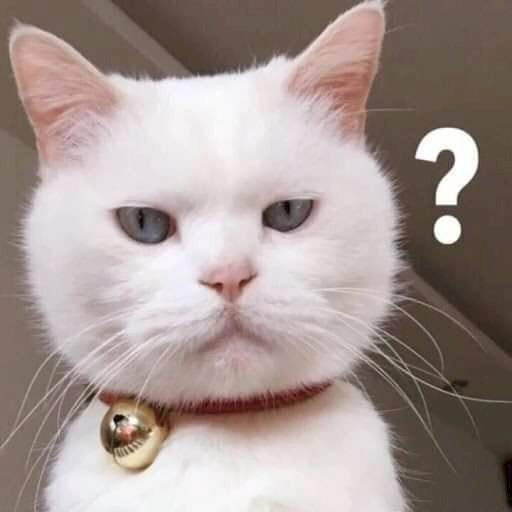
#> input picture data/input.jpg, 512 x 512 px, given in place of input.png, which was not available
$ python golden_model.py
#> lines starting #> are read from the running program, lines starting #| are printed output that depends on the picture; after the words box and inside, x2 and y2 are one past the last pixel; in counts of white or black regions, pixels touching at a corner belong together; pictures that were not available may be replaced by others from this repository, and a replacement may not be noted
### python/preprocess.py
import numpy as np

def rgb_to_grayscale_approx(img_rgb):
    img_rgb = img_rgb.astype(np.uint32)
    R = img_rgb[:, :, 0]
    G = img_rgb[:, :, 1]
    B = img_rgb[:, :, 2]
    Y = (77 * R + 150 * G + 29 * B) // 256
    return Y.astype(np.uint8)

### python/noise.py
import numpy as np

def add_salt_and_pepper_noise(img_gray, noise_prob=0.05, seed=12345):
    np.random.seed(seed)
    noisy = np.copy(img_gray)
    H, W = noisy.shape
    rand_mat = np.random.rand(H, W)
    noisy[rand_mat < (noise_prob / 2.0)] = 0
    noisy[(rand_mat >= (noise_prob / 2.0)) & (rand_mat < noise_prob)] = 255
    return noisy

### python/median.py
import numpy as np

def median_filter_3x3(img_noisy):
    H, W = img_noisy.shape
    median_out = np.zeros((H, W), dtype=np.uint8)
    for y in range(1, H - 1):
        for x in range(1, W - 1):
            window = img_noisy[y-1:y+2, x-1:x+2]
            median_val = np.median(window)
            median_out[y, x] = int(median_val)
    return median_out

### python/sobel.py
import numpy as np

def sobel_and_threshold(img_median, threshold_val=100):
    H, W = img_median.shape
    out_img = np.zeros((H, W), dtype=np.uint8)
    mag_img = np.zeros((H, W), dtype=np.uint16)
    img = img_median.astype(np.int32)
    for y in range(2, H - 2):
        for x in range(2, W - 2):
            p00 = img[y-1, x-1]; p01 = img[y-1, x]; p02 = img[y-1, x+1]
            p10 = img[y,   x-1];                    p12 = img[y,   x+1]
            p20 = img[y+1, x-1]; p21 = img[y+1, x]; p22 = img[y+1, x+1]

            gx = -p00 + p02 - 2*p10 + 2*p12 - p20 + p22
            gy = -p00 - 2*p01 - p02 + p20 + 2*p21 + p22
            magnitude = abs(gx) + abs(gy)
            mag_img[y, x] = magnitude

            if magnitude >= threshold_val:
                out_img[y, x] = 255
            else:
                out_img[y, x] = 0
    return mag_img, out_img

### python/golden_model.py

import os
import argparse
import cv2
import numpy as np

from preprocess import rgb_to_grayscale_approx
from noise import add_salt_and_pepper_noise
from median import median_filter_3x3
from sobel import sobel_and_threshold


def save_as_hex(img_array, filename, hex_width=2):
    with open(filename, 'w') as f:
        for val in img_array.flatten():
            if hex_width == 2:
                f.write(f"{int(val):02x}\n")
            else:
                f.write(f"{int(val):04x}\n")


def parse_args():
    parser = argparse.ArgumentParser(
        description="DSP Image Processing Golden Model"
    )

    parser.add_argument(
        "--width",
        type=int,
        default=512,
        help="Image width (default: 512)"
    )

    parser.add_argument(
        "--height",
        type=int,
        default=512,
        help="Image height (default: 512)"
    )

    return parser.parse_args()


def main():
    args = parse_args()

    WIDTH = args.width
    HEIGHT = args.height

    if WIDTH < 5 or HEIGHT < 5:
        raise ValueError(
            "WIDTH and HEIGHT must be >= 5 because the pipeline "
            "contains Median 3x3 followed by Sobel 3x3."
        )

    print("=== DSP Image Processing Golden Model ===")
    print(f"Target Resolution: {WIDTH}x{HEIGHT}")

    img_path = None

    if os.path.exists("input.png"):
        img_path = "input.png"
    elif os.path.exists("input.jpg"):
        img_path = "input.jpg"

    if img_path:
        print(f"Reading image from {img_path}...")

        img_bgr = cv2.imread(img_path)
#> img_bgr is the input picture: shape (512, 512, 3); mean B, G, R 146.1, 150.1, 164.8

        if img_bgr is None:
            raise RuntimeError(f"Failed to read image: {img_path}")

        img_rgb = cv2.cvtColor(img_bgr, cv2.COLOR_BGR2RGB)
        img_rgb = cv2.resize(
            img_rgb,
            (WIDTH, HEIGHT),
            interpolation=cv2.INTER_LINEAR
        )

    else:
        print("Generating synthetic RGB test image...")

        img_rgb = np.zeros(
            (HEIGHT, WIDTH, 3),
            dtype=np.uint8
        )

        for y in range(HEIGHT):
            for x in range(WIDTH):
                img_rgb[y, x, 0] = x % 256
                img_rgb[y, x, 1] = y % 256
                img_rgb[y, x, 2] = (x + y) % 256

    print("1. Running RGB to Grayscale...")
    img_gray = rgb_to_grayscale_approx(img_rgb)
#> in rgb_to_grayscale_approx, `R = img_rgb[:, :, 0]`:
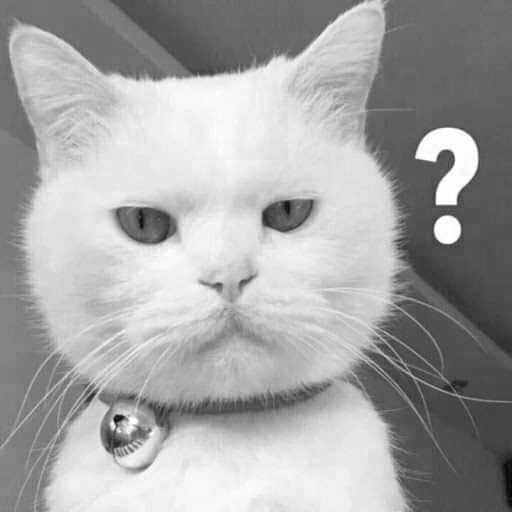
#> R: shape (512, 512) uint32; min 3, max 255, mean 164.8
#> in rgb_to_grayscale_approx, `G = img_rgb[:, :, 1]`:
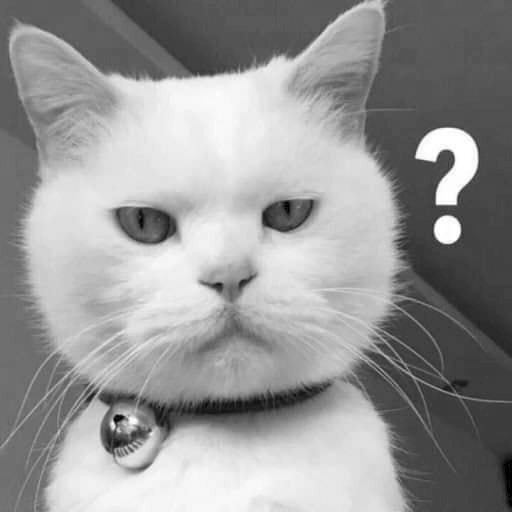
#> G: shape (512, 512) uint32; min 0, max 255, mean 150.1

    save_as_hex(img_gray, "gray.hex")
#> the loop in save_as_hex, `for val in img_array.flatten():` made 262144 passes
#> val on passes 1 to 3: 100, 100, 100
    cv2.imwrite("debug_gray.png", img_gray)

    print("2. Adding Salt-and-Pepper Noise...")
    img_noisy = add_salt_and_pepper_noise(
        img_gray,
        noise_prob=0.05,
        seed=12345
    )
#> in add_salt_and_pepper_noise, `noisy[(rand_mat >= (noise_prob / 2.0)) & (rand_mat < noise_prob)] = 255`:
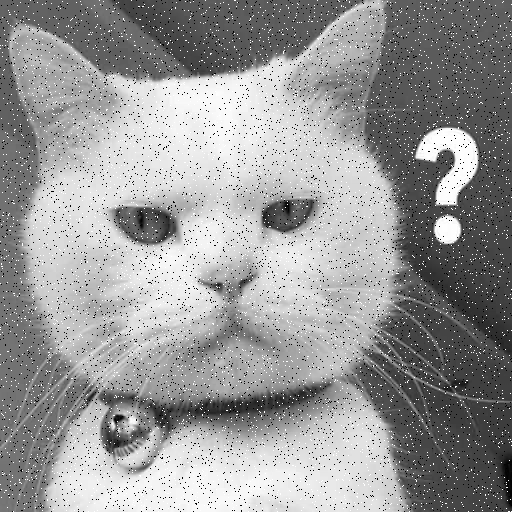
#> noisy: shape (512, 512); min 0, max 255, mean 152.1

    save_as_hex(img_noisy, "noisy.hex")
#> the loop in save_as_hex (call 2), `for val in img_array.flatten():` made 262144 passes
    cv2.imwrite("debug_noisy.png", img_noisy)

    print("3. Running Median Filter 3x3...")
    img_median = median_filter_3x3(img_noisy)

    save_as_hex(img_median, "median.hex")
    cv2.imwrite("debug_median.png", img_median)

    print("4. Running Sobel & Threshold...")
    img_mag, img_out = sobel_and_threshold(
        img_median,
        threshold_val=100
    )
#> after the loop in sobel_and_threshold, `for y in range(2, H - 2):`:
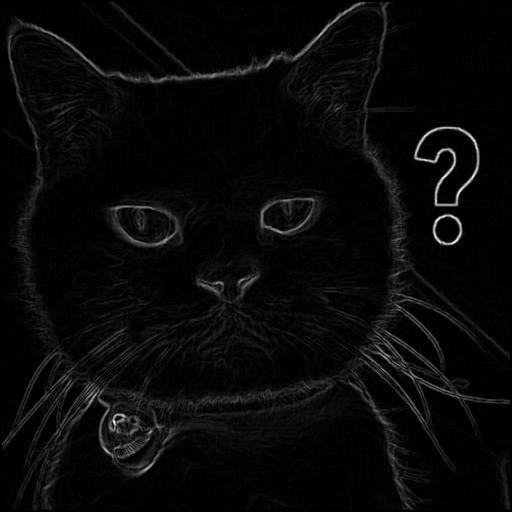
#> mag_img: shape (512, 512) uint16; min 0, max 892, mean 31.9; drawn with min black and max white
#> after the loop in sobel_and_threshold, `for y in range(2, H - 2):`:
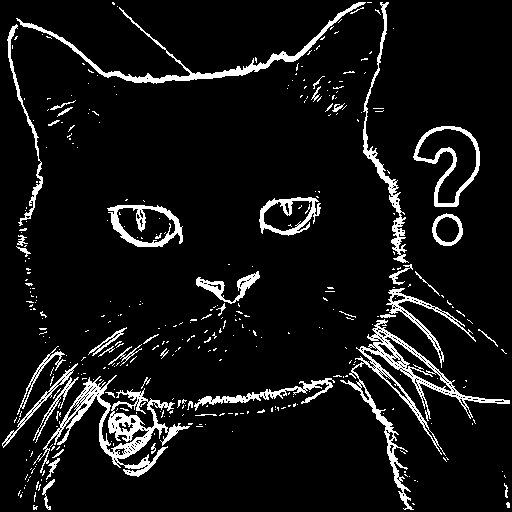
#> out_img: shape (512, 512); 7.9% white; 368 white regions (323 under 20 px), largest, box (x1, y1, x2, y2) and area: (33, 375, 190, 477) 3433, (340, 319, 510, 510) 3412, (16, 2, 366, 84) 2134

    save_as_hex(
        img_mag,
        "gradient.hex",
        hex_width=4
    )

    img_mag_visual = np.clip(
        img_mag / 8,
        0,
        255
    ).astype(np.uint8)
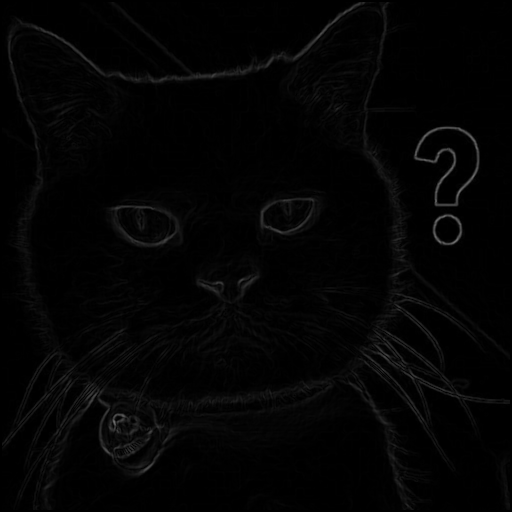
#> img_mag_visual: shape (512, 512); min 0, max 111, mean 3.7

    cv2.imwrite(
        "debug_gradient.png",
        img_mag_visual
    )

    save_as_hex(
        img_out,
        "expected.hex"
    )

    cv2.imwrite(
        "debug_expected.png",
        img_out
    )

    total_pixels = WIDTH * HEIGHT
    valid_pixels = max(0, WIDTH - 4) * max(0, HEIGHT - 4)

    print("\n[SUCCESS] Generated Golden files:")
    print(f"  Resolution        : {WIDTH}x{HEIGHT}")
    print(f"  Total pixels      : {total_pixels}")
    print(f"  Valid DSP outputs : {valid_pixels}")
    print("  - noisy.hex")
    print("  - expected.hex")
    print("  - gradient.hex")
    print("  - median.hex")
    print("  - gray.hex")
    print("  - debug_*.png")


if __name__ == "__main__":
    main()
